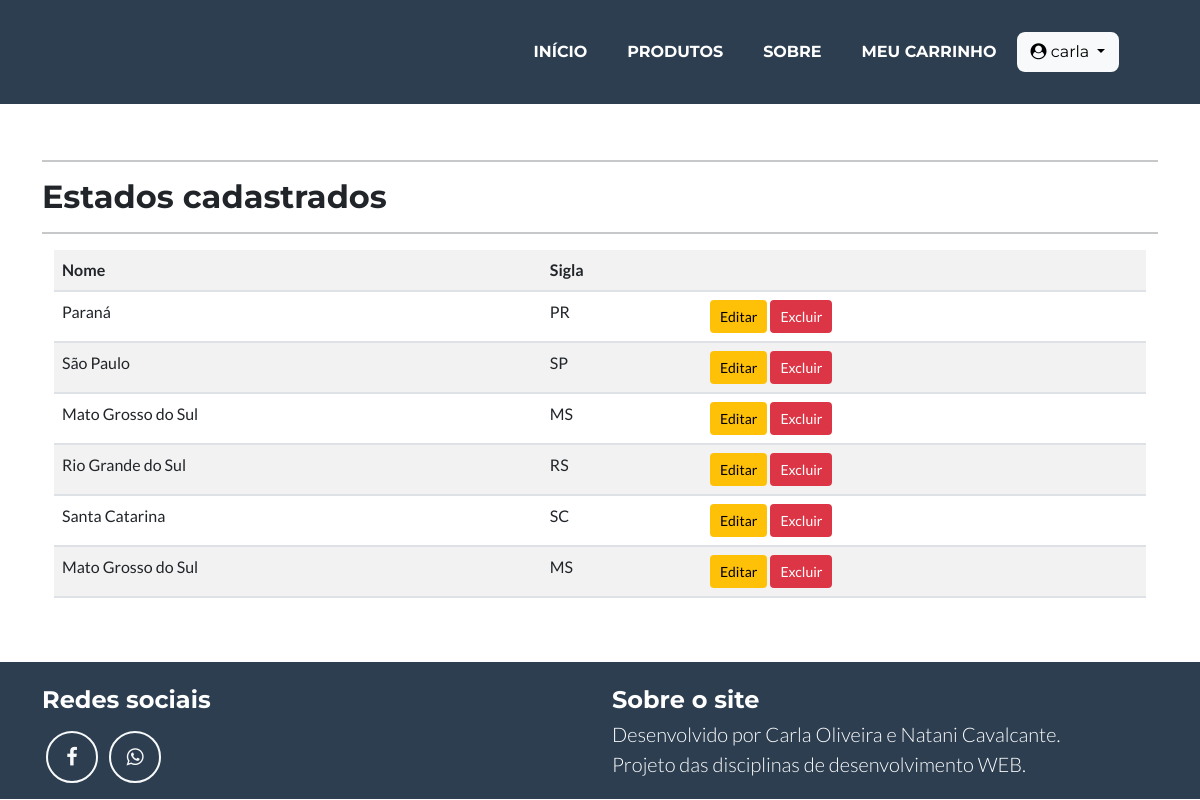
Screenshot of /listar/estado/ (signed in) with the database file from the repository.
### cadastros/models.py (models this page shows, shortened)
class Estado (models.Model):
    nome = models.CharField (max_length=50)
    sigla = models.CharField(max_length=2)

### cadastros/views.py (the view)
# urls.py: path('listar/estado/', EstadoList.as_view(), name="listar-estado"),
class EstadoList(GroupRequiredMixin, LoginRequiredMixin, ListView):
    login_url = reverse_lazy('login')
    group_required = u"Administrador"
    model = Estado
    template_name = 'cadastros/listas/estado.html'
    def get_context_data(self, *args, **kwargs):
        context = super().get_context_data(*args, **kwargs)
        context['titulo'] = "Estados cadastrados"
        return context

### cadastros/templates/cadastros/listas/estado.html
{% extends 'paginas/modelo.html' %}
{% load static %}
{% load crispy_forms_tags %}
{% block conteudo %}
<hr>
<h2>{{ titulo }}</h2>
<hr>
<div class="container">
    <div class="table-responsive">
        <table class="table table-striped">
            <tr>
                <th>Nome</th>
                <th>Sigla</th>
                <th></th>
            </tr>
            {% for estado in object_list %}
            <tr>
                <td>{{estado.nome}}</td>
                <td>{{estado.sigla}}</td>
                <td>
                    <a href="{% url 'editar-estado' estado.pk %}" class="btn btn-warning btn-sm" title="Editar">Editar</a>
                    <a href="{% url 'deletar-estado' estado.pk %}" class="btn btn-danger btn-sm" title="Excluir">Excluir</a>
                </td>
            </tr>
            {% empty %}
            <tr>
                <td colspan="3">Nenhum estado cadastrado!</td>
            </tr>
            {% endfor %}
        </table>
    </div>
</div>
{% endblock %}

### paginas/templates/paginas/modelo.html (shortened to what this page needs)
{% load static %} {% load crispy_forms_tags %}
<!DOCTYPE html>
<html lang="pt-br" class="h-100">
<head>
    <link href="{% static 'css/styles.css' %}" rel="stylesheet" />
    <link rel="stylesheet" href="https://cdnjs.cloudflare.com/ajax/libs/font-awesome/4.7.0/css/font-awesome.min.css">
</head>
<body id="page-top">
    <nav class="navbar navbar-expand-md bg-secondary text-uppercase fixed-top" id="mainNav">
        <div class="container-fluid">
            <div class="collapse navbar-collapse" id="navbarResponsive">
                <ul class="navbar-nav ms-auto">
                    <li class="nav-item mx-1 mx-lg-1"><a class="nav-link py-3 px-0 px-lg-3 rounded" href="{% url 'index' %}">Início</a></li>
                    <li class="nav-item mx-1 mx-lg-1"><a class="nav-link py-3 px-0 px-lg-3 rounded" href="{% url 'listar-produto' %}">Produtos</a></li>
                    <li class="nav-item mx-1 mx-lg-1"><a class="nav-link py-3 px-0 px-lg-3 rounded" href="{% url 'sobre' %}">Sobre</a></li>
                    {% if request.user.is_authenticated and request.user.groups.all.0.name == "cliente" %}
                    <li class="nav-item mx-1 mx-lg-1"><a class="nav-link py-3 px-0 px-lg-3 rounded" href="{% url 'listar-carrinho' %}">Meu carrinho</a></li>
                    {% endif %}  {% if request.user.is_authenticated %}
                    <div class="dropdown me-5">
                        <button class="btn btn-light dropdown-toggle my-2" type="button" id="dropdownMenuButton" data-bs-toggle="dropdown" aria-expanded="false">
                            <i class="fa fa-user-circle" aria-hidden="true"></i>
                            {{ request.user }}
                        </button>
                    </div>
                    <span class="me-3">&nbsp;</span> {% else %}
                    <a href="{% url 'login' %}" class="btn btn-light mb-3 my-2 me-2">Login</a>
                    <a href="{% url 'registrar' %}" class="btn btn-success mb-3 my-2 mr-2">Registrar</a> {% endif %}
                </ul>
            </div>
        </div>
    </nav>
    <main class="flex-shrink-0">
        <div class="container">
            <br>
            <br>
            <br>
            <br>
            <br>
            <br>
            {% block conteudo %}{% endblock %}
            <br>
            <br>
        </div>
    </main>
    <footer class="footer mt-auto py-3">
        <div class="container">
            <div class="row">
                <div class="col-lg-6 mb-5 mb-lg-0">
                    <h4 class="pt-2 mb-3">Redes sociais</h4>
                    <a class="btn btn-outline-light btn-social mx-1" href="#!"><i class="fa fa-facebook" aria-hidden="true"></i></a>
                    <a class="btn btn-outline-light btn-social mx-1" href="https://api.whatsapp.com/send?phone=5544991650993" target="_blank"><i class="fa fa-whatsapp" aria-hidden="true"></i></a>
                </div>
                <div class="col-lg-6">
                    <h4 class="pt-2 mb-1">Sobre o site</h4>
                    <p class="lead mb-0">
                        Desenvolvido por Carla Oliveira e Natani Cavalcante. <br/> Projeto das disciplinas de desenvolvimento WEB.
                    </p>
                </div>
            </div>
        </div>
    </footer>
</body>
</html>

### rows the page displays
Estado: nome "Paraná", sigla "PR"
Estado: nome "São Paulo", sigla "SP"
Estado: nome "Mato Grosso do Sul", sigla "MS"
Estado: nome "Rio Grande do Sul", sigla "RS"
Estado: nome "Santa Catarina", sigla "SC"
Estado: nome "Mato Grosso do Sul", sigla "MS"

### other values shown
{{ request.user }} "carla"
{{ titulo }} "Estados cadastrados"
